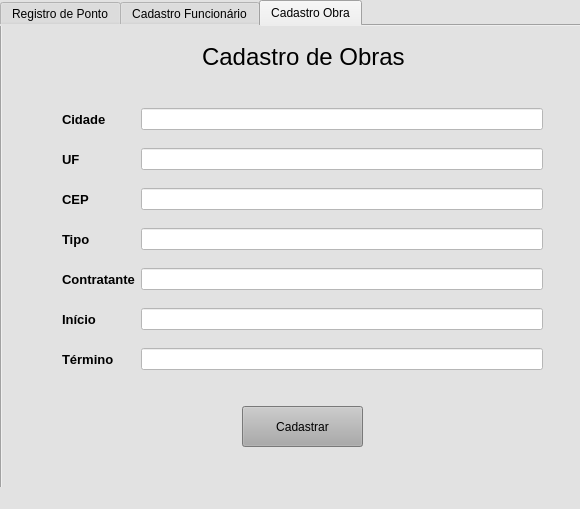
<?xml version="1.0" encoding="UTF-8"?>
<ui version="4.0">
 <class>MainWindow</class>
 <widget class="QMainWindow" name="MainWindow">
  <property name="geometry">
   <rect>
    <x>0</x>
    <y>0</y>
    <width>580</width>
    <height>509</height>
   </rect>
  </property>
  <property name="font">
   <font>
    <pointsize>12</pointsize>
   </font>
  </property>
  <property name="windowTitle">
   <string>MainWindow</string>
  </property>
  <property name="styleSheet">
   <string notr="true">background-color: rgb(226, 226, 226);</string>
  </property>
  <widget class="QWidget" name="centralwidget">
   <widget class="QTabWidget" name="tabWidget">
    <property name="geometry">
     <rect>
      <x>0</x>
      <y>0</y>
      <width>591</width>
      <height>491</height>
     </rect>
    </property>
    <property name="currentIndex">
     <number>2</number>
    </property>
    <widget class="QWidget" name="registrar_ponto">
     <attribute name="title">
      <string>Registro de Ponto</string>
     </attribute>
     <widget class="QLabel" name="label_9">
      <property name="geometry">
       <rect>
        <x>190</x>
        <y>0</y>
        <width>281</width>
        <height>41</height>
       </rect>
      </property>
      <property name="font">
       <font>
        <pointsize>18</pointsize>
       </font>
      </property>
      <property name="mouseTracking">
       <bool>false</bool>
      </property>
      <property name="text">
       <string>Registro de Ponto</string>
      </property>
     </widget>
     <widget class="QWidget" name="layoutWidget">
      <property name="geometry">
       <rect>
        <x>60</x>
        <y>120</y>
        <width>451</width>
        <height>91</height>
       </rect>
      </property>
      <layout class="QGridLayout" name="gridLayout_3">
       <property name="leftMargin">
        <number>24</number>
       </property>
       <property name="horizontalSpacing">
        <number>17</number>
       </property>
       <item row="0" column="1">
        <widget class="QLineEdit" name="lineEdit_19">
         <property name="styleSheet">
          <string notr="true">background-color: rgb(255, 255, 255);</string>
         </property>
         <property name="inputMask">
          <string/>
         </property>
        </widget>
       </item>
       <item row="0" column="0">
        <widget class="QLabel" name="label_18">
         <property name="font">
          <font>
           <pointsize>10</pointsize>
           <weight>75</weight>
           <bold>true</bold>
          </font>
         </property>
         <property name="text">
          <string>CPF</string>
         </property>
        </widget>
       </item>
       <item row="1" column="0">
        <widget class="QLabel" name="label_48">
         <property name="font">
          <font>
           <pointsize>10</pointsize>
           <weight>75</weight>
           <bold>true</bold>
          </font>
         </property>
         <property name="text">
          <string>Senha</string>
         </property>
        </widget>
       </item>
       <item row="1" column="1">
        <widget class="QLineEdit" name="lineEdit_46">
         <property name="styleSheet">
          <string notr="true">background-color: rgb(255, 255, 255);</string>
         </property>
         <property name="echoMode">
          <enum>QLineEdit::Password</enum>
         </property>
        </widget>
       </item>
      </layout>
     </widget>
     <widget class="QPushButton" name="pushButton_2">
      <property name="geometry">
       <rect>
        <x>230</x>
        <y>230</y>
        <width>121</width>
        <height>41</height>
       </rect>
      </property>
      <property name="styleSheet">
       <string notr="true">background-color: rgb(170, 170, 170);</string>
      </property>
      <property name="text">
       <string>Registrar Ponto</string>
      </property>
     </widget>
    </widget>
    <widget class="QWidget" name="cadastro">
     <attribute name="title">
      <string>Cadastro Funcionário</string>
     </attribute>
     <widget class="QLabel" name="label">
      <property name="geometry">
       <rect>
        <x>160</x>
        <y>0</y>
        <width>281</width>
        <height>41</height>
       </rect>
      </property>
      <property name="font">
       <font>
        <pointsize>18</pointsize>
       </font>
      </property>
      <property name="text">
       <string>Cadastro de Funcionários</string>
      </property>
     </widget>
     <widget class="QWidget" name="">
      <property name="geometry">
       <rect>
        <x>40</x>
        <y>40</y>
        <width>501</width>
        <height>311</height>
       </rect>
      </property>
      <layout class="QGridLayout" name="gridLayout">
       <item row="7" column="2">
        <widget class="QLineEdit" name="lineEdit_20">
         <property name="styleSheet">
          <string notr="true">background-color: rgb(255, 255, 255);</string>
         </property>
        </widget>
       </item>
       <item row="7" column="0">
        <widget class="QLabel" name="label_17">
         <property name="font">
          <font>
           <pointsize>9</pointsize>
           <weight>75</weight>
           <bold>true</bold>
          </font>
         </property>
         <property name="text">
          <string>ID Obra</string>
         </property>
        </widget>
       </item>
       <item row="5" column="0">
        <widget class="QLabel" name="label_7">
         <property name="font">
          <font>
           <pointsize>10</pointsize>
           <weight>75</weight>
           <bold>true</bold>
          </font>
         </property>
         <property name="text">
          <string>Inicio da Jornada</string>
         </property>
        </widget>
       </item>
       <item row="8" column="2">
        <widget class="QLineEdit" name="lineEdit_44">
         <property name="styleSheet">
          <string notr="true">background-color: rgb(255, 255, 255);</string>
         </property>
         <property name="echoMode">
          <enum>QLineEdit::Password</enum>
         </property>
        </widget>
       </item>
       <item row="4" column="2">
        <widget class="QLineEdit" name="lineEdit_7">
         <property name="styleSheet">
          <string notr="true">background-color: rgb(255, 255, 255);</string>
         </property>
        </widget>
       </item>
       <item row="3" column="0">
        <widget class="QLabel" name="label_5">
         <property name="font">
          <font>
           <pointsize>10</pointsize>
           <weight>75</weight>
           <bold>true</bold>
          </font>
         </property>
         <property name="text">
          <string>Cargo</string>
         </property>
        </widget>
       </item>
       <item row="6" column="0">
        <widget class="QLabel" name="label_8">
         <property name="font">
          <font>
           <pointsize>10</pointsize>
           <weight>75</weight>
           <bold>true</bold>
          </font>
         </property>
         <property name="text">
          <string>Fim da Jornada</string>
         </property>
        </widget>
       </item>
       <item row="8" column="0">
        <widget class="QLabel" name="label_46">
         <property name="font">
          <font>
           <pointsize>9</pointsize>
           <weight>75</weight>
           <bold>true</bold>
          </font>
         </property>
         <property name="text">
          <string>Senha</string>
         </property>
        </widget>
       </item>
       <item row="2" column="2">
        <widget class="QLineEdit" name="lineEdit_10">
         <property name="styleSheet">
          <string notr="true">background-color: rgb(255, 255, 255);</string>
         </property>
        </widget>
       </item>
       <item row="1" column="0">
        <widget class="QLabel" name="label_3">
         <property name="font">
          <font>
           <pointsize>10</pointsize>
           <weight>75</weight>
           <bold>true</bold>
          </font>
         </property>
         <property name="text">
          <string>Data de Nascimento</string>
         </property>
        </widget>
       </item>
       <item row="3" column="2">
        <widget class="QLineEdit" name="lineEdit_9">
         <property name="styleSheet">
          <string notr="true">background-color: rgb(255, 255, 255);</string>
         </property>
        </widget>
       </item>
       <item row="6" column="2">
        <widget class="QLineEdit" name="lineEdit_5">
         <property name="styleSheet">
          <string notr="true">background-color: rgb(255, 255, 255);</string>
         </property>
        </widget>
       </item>
       <item row="9" column="0">
        <widget class="QLabel" name="label_47">
         <property name="font">
          <font>
           <pointsize>9</pointsize>
           <weight>75</weight>
           <bold>true</bold>
          </font>
         </property>
         <property name="text">
          <string>Confirmar Senha</string>
         </property>
        </widget>
       </item>
       <item row="0" column="0">
        <widget class="QLabel" name="label_2">
         <property name="font">
          <font>
           <pointsize>10</pointsize>
           <weight>75</weight>
           <bold>true</bold>
          </font>
         </property>
         <property name="text">
          <string>Nome Completo</string>
         </property>
        </widget>
       </item>
       <item row="1" column="2">
        <widget class="QLineEdit" name="lineEdit_11">
         <property name="styleSheet">
          <string notr="true">background-color: rgb(255, 255, 255);</string>
         </property>
        </widget>
       </item>
       <item row="5" column="2">
        <widget class="QLineEdit" name="lineEdit_8">
         <property name="styleSheet">
          <string notr="true">background-color: rgb(255, 255, 255);</string>
         </property>
        </widget>
       </item>
       <item row="4" column="0">
        <widget class="QLabel" name="label_6">
         <property name="font">
          <font>
           <pointsize>10</pointsize>
           <weight>75</weight>
           <bold>true</bold>
          </font>
         </property>
         <property name="text">
          <string>RG</string>
         </property>
        </widget>
       </item>
       <item row="2" column="0">
        <widget class="QLabel" name="label_4">
         <property name="font">
          <font>
           <pointsize>10</pointsize>
           <weight>75</weight>
           <bold>true</bold>
          </font>
         </property>
         <property name="text">
          <string>CPF</string>
         </property>
        </widget>
       </item>
       <item row="0" column="2">
        <widget class="QLineEdit" name="lineEdit_12">
         <property name="styleSheet">
          <string notr="true">background-color: rgb(255, 255, 255);</string>
         </property>
        </widget>
       </item>
       <item row="9" column="2">
        <widget class="QLineEdit" name="lineEdit_45">
         <property name="styleSheet">
          <string notr="true">background-color: rgb(255, 255, 255);</string>
         </property>
         <property name="echoMode">
          <enum>QLineEdit::Password</enum>
         </property>
        </widget>
       </item>
      </layout>
     </widget>
     <widget class="QPushButton" name="pushButton">
      <property name="geometry">
       <rect>
        <x>250</x>
        <y>360</y>
        <width>121</width>
        <height>41</height>
       </rect>
      </property>
      <property name="styleSheet">
       <string notr="true">background-color: rgb(170, 170, 170);</string>
      </property>
      <property name="text">
       <string>Cadastrar</string>
      </property>
     </widget>
    </widget>
    <widget class="QWidget" name="obra">
     <attribute name="title">
      <string>Cadastro Obra</string>
     </attribute>
     <widget class="QWidget" name="layoutWidget_2">
      <property name="geometry">
       <rect>
        <x>60</x>
        <y>70</y>
        <width>481</width>
        <height>291</height>
       </rect>
      </property>
      <layout class="QGridLayout" name="gridLayout_4">
       <item row="4" column="0">
        <widget class="QLabel" name="label_19">
         <property name="font">
          <font>
           <pointsize>10</pointsize>
           <weight>75</weight>
           <bold>true</bold>
          </font>
         </property>
         <property name="text">
          <string>Contratante</string>
         </property>
        </widget>
       </item>
       <item row="4" column="1">
        <widget class="QLineEdit" name="lineEdit_22">
         <property name="styleSheet">
          <string notr="true">background-color: rgb(255, 255, 255);</string>
         </property>
        </widget>
       </item>
       <item row="6" column="0">
        <widget class="QLabel" name="label_21">
         <property name="font">
          <font>
           <pointsize>10</pointsize>
           <weight>75</weight>
           <bold>true</bold>
          </font>
         </property>
         <property name="text">
          <string>Término</string>
         </property>
        </widget>
       </item>
       <item row="1" column="0">
        <widget class="QLabel" name="label_22">
         <property name="font">
          <font>
           <pointsize>10</pointsize>
           <weight>75</weight>
           <bold>true</bold>
          </font>
         </property>
         <property name="text">
          <string>UF</string>
         </property>
        </widget>
       </item>
       <item row="3" column="0">
        <widget class="QLabel" name="label_25">
         <property name="font">
          <font>
           <pointsize>10</pointsize>
           <weight>75</weight>
           <bold>true</bold>
          </font>
         </property>
         <property name="text">
          <string>Tipo</string>
         </property>
        </widget>
       </item>
       <item row="2" column="0">
        <widget class="QLabel" name="label_20">
         <property name="font">
          <font>
           <pointsize>10</pointsize>
           <weight>75</weight>
           <bold>true</bold>
          </font>
         </property>
         <property name="text">
          <string>CEP</string>
         </property>
        </widget>
       </item>
       <item row="0" column="0">
        <widget class="QLabel" name="label_24">
         <property name="font">
          <font>
           <pointsize>10</pointsize>
           <weight>75</weight>
           <bold>true</bold>
          </font>
         </property>
         <property name="text">
          <string>Cidade</string>
         </property>
        </widget>
       </item>
       <item row="6" column="1">
        <widget class="QLineEdit" name="lineEdit_24">
         <property name="styleSheet">
          <string notr="true">background-color: rgb(255, 255, 255);</string>
         </property>
        </widget>
       </item>
       <item row="5" column="0">
        <widget class="QLabel" name="label_23">
         <property name="font">
          <font>
           <pointsize>10</pointsize>
           <weight>75</weight>
           <bold>true</bold>
          </font>
         </property>
         <property name="text">
          <string>Início</string>
         </property>
        </widget>
       </item>
       <item row="1" column="1">
        <widget class="QLineEdit" name="lineEdit_26">
         <property name="styleSheet">
          <string notr="true">background-color: rgb(255, 255, 255);</string>
         </property>
        </widget>
       </item>
       <item row="2" column="1">
        <widget class="QLineEdit" name="lineEdit_21">
         <property name="styleSheet">
          <string notr="true">background-color: rgb(255, 255, 255);</string>
         </property>
        </widget>
       </item>
       <item row="0" column="1">
        <widget class="QLineEdit" name="lineEdit_27">
         <property name="styleSheet">
          <string notr="true">background-color: rgb(255, 255, 255);</string>
         </property>
        </widget>
       </item>
       <item row="3" column="1">
        <widget class="QLineEdit" name="lineEdit_23">
         <property name="styleSheet">
          <string notr="true">background-color: rgb(255, 255, 255);</string>
         </property>
        </widget>
       </item>
       <item row="5" column="1">
        <widget class="QLineEdit" name="lineEdit_25">
         <property name="styleSheet">
          <string notr="true">background-color: rgb(255, 255, 255);</string>
         </property>
        </widget>
       </item>
      </layout>
     </widget>
     <widget class="QLabel" name="label_27">
      <property name="geometry">
       <rect>
        <x>200</x>
        <y>10</y>
        <width>281</width>
        <height>41</height>
       </rect>
      </property>
      <property name="font">
       <font>
        <pointsize>18</pointsize>
       </font>
      </property>
      <property name="text">
       <string>Cadastro de Obras</string>
      </property>
     </widget>
     <widget class="QPushButton" name="pushButton_5">
      <property name="geometry">
       <rect>
        <x>240</x>
        <y>380</y>
        <width>121</width>
        <height>41</height>
       </rect>
      </property>
      <property name="styleSheet">
       <string notr="true">background-color: rgb(170, 170, 170);</string>
      </property>
      <property name="text">
       <string>Cadastrar</string>
      </property>
     </widget>
    </widget>
   </widget>
  </widget>
  <widget class="QMenuBar" name="menubar">
   <property name="geometry">
    <rect>
     <x>0</x>
     <y>0</y>
     <width>580</width>
     <height>21</height>
    </rect>
   </property>
  </widget>
  <widget class="QStatusBar" name="statusbar"/>
 </widget>
 <resources/>
 <connections/>
</ui>
